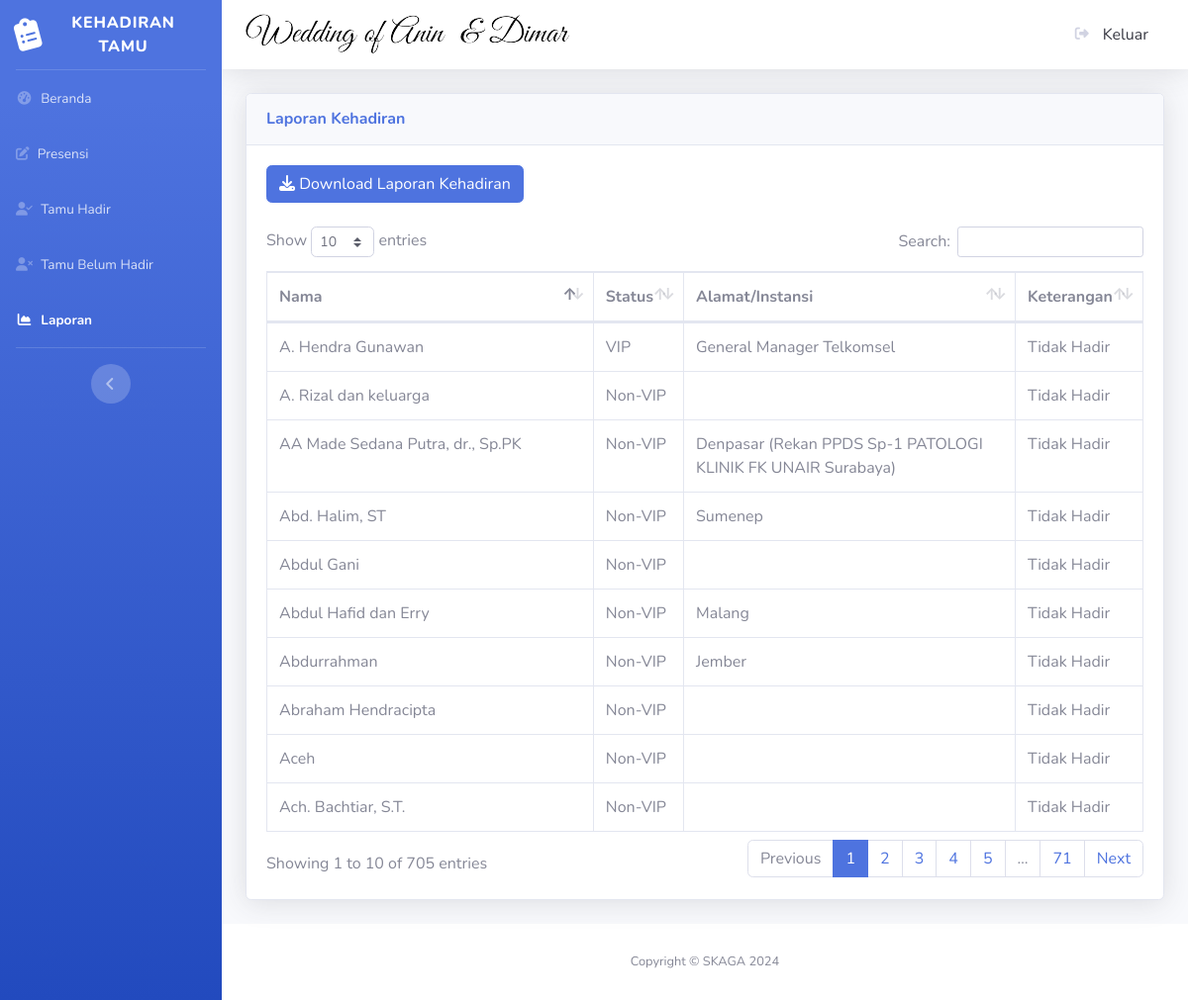
The app's page /laporan.php (signed in) with its own data.
### tables this page shows
CREATE TABLE `tamu` (
  `id_tamu` int(11) NOT NULL,
  `nama_tamu` varchar(225) NOT NULL,
  `alamat` varchar(225) NOT NULL,
  `status` enum('Non-VIP','VIP') NOT NULL,
  `kehadiran` enum('Hadir','Tidak Hadir') NOT NULL,
  `waktu` time NOT NULL
);

### laporan.php (the view, shortened to what this page needs)
<?php
include("ceklogin.php");
$query = "SELECT * FROM tamu";
$result = mysqli_query($koneksi, $query);
?>
<!DOCTYPE html>
<html lang="en">
<head>
    <link href="vendor/fontawesome-free/css/all.min.css" rel="stylesheet" type="text/css">
    <link rel="stylesheet" href="https://cdnjs.cloudflare.com/ajax/libs/font-awesome/6.5.2/css/all.min.css" />
    <link href="css/sb-admin-2.min.css" rel="stylesheet">
    <link href="vendor/datatables/dataTables.bootstrap4.min.css" rel="stylesheet">
</head>
<body id="page-top">
    <div id="wrapper">
        <ul class="navbar-nav bg-gradient-primary sidebar sidebar-dark accordion" id="accordionSidebar">
            <a class="sidebar-brand d-flex align-items-center justify-content-center" href="index.php">
                <div class="sidebar-brand-icon rotate-n-15">
                    <i class="fa-solid fa-clipboard-list"></i>
                </div>
                <div class="sidebar-brand-text mx-3">KEHADIRAN TAMU</div>
            </a>
            <hr class="sidebar-divider my-0">
            <li class="nav-item">
                <a class="nav-link" href="index.php">
                    <i class="fas fa-fw fa-tachometer-alt"></i>
                    <span>Beranda</span></a>
            </li>
            <li class="nav-item">
                <a class="nav-link" href="absensi.php">
                    <i class="fa-solid fa-pen-to-square"></i>
                    <span>Presensi</span></a>
            </li>
            <li class="nav-item">
                <a class="nav-link" href="absensi.php">
                    <i class="fa-solid fa-user-check"></i>
                    <span>Tamu Hadir</span></a>
            </li>
            <li class="nav-item">
                <a class="nav-link" href="absensi.php">
                    <i class="fa-solid fa-user-xmark"></i>
                    <span>Tamu Belum Hadir</span></a>
            </li>
            <li class="nav-item active">
                <a class="nav-link" href="laporan.php">
                    <i class="fas fa-fw fa-chart-area"></i>
                    <span>Laporan</span></a>
            </li>
            <hr class="sidebar-divider d-none d-md-block">
            <div class="text-center d-none d-md-inline">
                <button class="rounded-circle border-0" id="sidebarToggle"></button>
            </div>
        </ul>
        <div id="content-wrapper" class="d-flex flex-column">
            <div id="content">
                <nav class="navbar navbar-expand navbar-light bg-white topbar mb-4 static-top shadow">
                    <img src="img/header.png" alt="nikah">
                    <ul class="navbar-nav ml-auto">
                        <a class="dropdown-item" href="#" data-toggle="modal" data-target="#logoutModal">
                            <i class="fas fa-sign-out-alt fa-sm fa-fw mr-2 text-gray-400"></i>
                            Keluar
                        </a>
                    </ul>
                </nav>
                <div class="container-fluid">
                    <div class="card shadow mb-4">
                        <div class="card-header py-3">
                            <h6 class="m-0 font-weight-bold text-primary">Laporan Kehadiran</h6>
                        </div>
                        <div class="card-body">
                            <div class="table-responsive">
                                <div style="align:right;" class="container6" >
                                    <div class="form-container6">
                                    <form action="excel.php" method="GET">
                                    <button type="button" class="btn btn-primary" onclick="location.href='excel.php';"><i class="fa fa-download"></i>  Download Laporan Kehadiran</button>
                                    </form>
                                    </div>
                                </div><br>
                                <table class="table table-bordered" id="dataTable" width="100%" cellspacing="0">
                                    <thead>
                                        <tr>
                                            <th>Nama</th>
                                            <th>Status</th>
                                            <th>Alamat/Instansi</th>
                                            <th>Keterangan</th>
                                        </tr>
                                    </thead>
                                    <tbody>
                                        <?php
                                        if (mysqli_num_rows($result) > 0) {
                                        while ($row = mysqli_fetch_assoc($result)) {
                                            echo "<tr>";
                                            echo "<td>". $row["nama_tamu"]. "</td>";
                                            echo "<td>". $row["status"]."</td>";
                                            echo "<td>". $row["alamat"]. "</td>";
                                            echo "<td>". $row["kehadiran"]. "</td>";
                                            echo "</tr>";
                                        }
                                        echo "</tbody>";
                                        echo "</table>";
                                    }
    ?>
                            </div>
                        </div>
                    </div>
                </div>
            </div>
            <footer class="sticky-footer bg-white">
                <div class="container my-auto">
                    <div class="copyright text-center my-auto">
                        <span>Copyright &copy; SKAGA 2024</span>
                    </div>
                </div>
            </footer>
        </div>
    </div>
</body>
</html>

### records on screen
tamu: nama_tamu "A. Hendra Gunawan", status "VIP", alamat "General Manager Telkomsel", kehadiran "Tidak Hadir"
tamu: nama_tamu "AA Made Sedana Putra, dr., Sp.PK", status "Non-VIP", alamat "Denpasar (Rekan PPDS Sp-1 PATOLOGI KLINIK FK UNAIR Surabaya)", kehadiran "Tidak Hadir"
tamu: nama_tamu "Abd. Halim, ST", status "Non-VIP", alamat "Sumenep", kehadiran "Tidak Hadir"
tamu: nama_tamu "Abdul Hafid dan Erry", status "Non-VIP", alamat "Malang", kehadiran "Tidak Hadir"
tamu: nama_tamu "Abdurrahman", status "Non-VIP", alamat "Jember", kehadiran "Tidak Hadir"
tamu: nama_tamu "Ach. Bachtiar, S.T.", status "Non-VIP", kehadiran "Tidak Hadir"
tamu: nama_tamu "Abraham Hendracipta", status "Non-VIP", kehadiran "Tidak Hadir"
tamu: nama_tamu "Abdul Gani", status "Non-VIP", kehadiran "Tidak Hadir"
tamu: nama_tamu "Aceh", status "Non-VIP", kehadiran "Tidak Hadir"
tamu: nama_tamu "A. Rizal dan keluarga", status "Non-VIP", kehadiran "Tidak Hadir"
